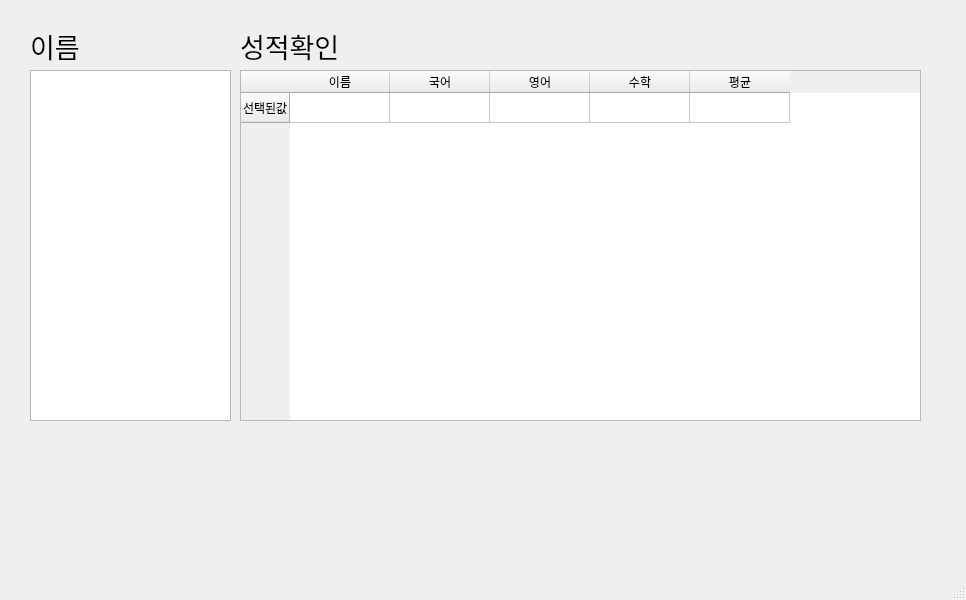
<?xml version="1.0" encoding="UTF-8"?>
<ui version="4.0">
 <class>MainWindow</class>
 <widget class="QMainWindow" name="MainWindow">
  <property name="geometry">
   <rect>
    <x>0</x>
    <y>0</y>
    <width>966</width>
    <height>600</height>
   </rect>
  </property>
  <property name="windowTitle">
   <string>List Data</string>
  </property>
  <widget class="QWidget" name="centralwidget">
   <widget class="QListWidget" name="listWidget">
    <property name="geometry">
     <rect>
      <x>30</x>
      <y>70</y>
      <width>201</width>
      <height>351</height>
     </rect>
    </property>
   </widget>
   <widget class="QTableWidget" name="tableWidget">
    <property name="geometry">
     <rect>
      <x>240</x>
      <y>70</y>
      <width>681</width>
      <height>351</height>
     </rect>
    </property>
    <row>
     <property name="text">
      <string>선택된값</string>
     </property>
    </row>
    <column>
     <property name="text">
      <string>이름</string>
     </property>
    </column>
    <column>
     <property name="text">
      <string>국어</string>
     </property>
    </column>
    <column>
     <property name="text">
      <string>영어</string>
     </property>
    </column>
    <column>
     <property name="text">
      <string>수학</string>
     </property>
    </column>
    <column>
     <property name="text">
      <string>평균</string>
     </property>
    </column>
   </widget>
   <widget class="QLabel" name="label">
    <property name="geometry">
     <rect>
      <x>30</x>
      <y>30</y>
      <width>101</width>
      <height>31</height>
     </rect>
    </property>
    <property name="font">
     <font>
      <pointsize>20</pointsize>
     </font>
    </property>
    <property name="text">
     <string>이름</string>
    </property>
   </widget>
   <widget class="QLabel" name="label_2">
    <property name="geometry">
     <rect>
      <x>240</x>
      <y>30</y>
      <width>131</width>
      <height>31</height>
     </rect>
    </property>
    <property name="font">
     <font>
      <pointsize>20</pointsize>
     </font>
    </property>
    <property name="text">
     <string>성적확인</string>
    </property>
   </widget>
  </widget>
  <widget class="QMenuBar" name="menubar">
   <property name="geometry">
    <rect>
     <x>0</x>
     <y>0</y>
     <width>966</width>
     <height>26</height>
    </rect>
   </property>
  </widget>
  <widget class="QStatusBar" name="statusbar"/>
 </widget>
 <resources/>
 <connections/>
</ui>
